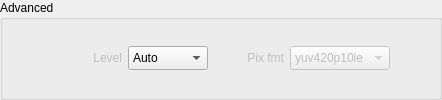
                        <widget class="QGroupBox" name="groupBoxSettings_4">
                         <property name="title">
                          <string>Advanced</string>
                         </property>
                         <layout class="QGridLayout" name="gridLayout_24">
                          <property name="leftMargin">
                           <number>9</number>
                          </property>
                          <property name="topMargin">
                           <number>20</number>
                          </property>
                          <property name="rightMargin">
                           <number>9</number>
                          </property>
                          <property name="bottomMargin">
                           <number>20</number>
                          </property>
                          <item row="0" column="0">
                           <layout class="QGridLayout" name="gridLayout_20">
                            <property name="verticalSpacing">
                             <number>24</number>
                            </property>
                            <item row="0" column="6">
                             <spacer name="horizontalSpacer_26">
                              <property name="orientation">
                               <enum>Qt::Horizontal</enum>
                              </property>
                              <property name="sizeHint" stdset="0">
                               <size>
                                <width>40</width>
                                <height>20</height>
                               </size>
                              </property>
                             </spacer>
                            </item>
                            <item row="0" column="4">
                             <widget class="QLabel" name="label_credits_23">
                              <property name="enabled">
                               <bool>false</bool>
                              </property>
                              <property name="minimumSize">
                               <size>
                                <width>45</width>
                                <height>0</height>
                               </size>
                              </property>
                              <property name="maximumSize">
                               <size>
                                <width>16777215</width>
                                <height>24</height>
                               </size>
                              </property>
                              <property name="text">
                               <string>   Pix fmt</string>
                              </property>
                              <property name="alignment">
                               <set>Qt::AlignRight|Qt::AlignTrailing|Qt::AlignVCenter</set>
                              </property>
                             </widget>
                            </item>
                            <item row="0" column="5">
                             <widget class="QComboBox" name="comboBox_pixfmt">
                              <property name="enabled">
                               <bool>false</bool>
                              </property>
                              <property name="minimumSize">
                               <size>
                                <width>100</width>
                                <height>0</height>
                               </size>
                              </property>
                              <property name="maximumSize">
                               <size>
                                <width>100</width>
                                <height>25</height>
                               </size>
                              </property>
                              <property name="autoFillBackground">
                               <bool>false</bool>
                              </property>
                              <property name="styleSheet">
                               <string notr="true"/>
                              </property>
                              <property name="editable">
                               <bool>false</bool>
                              </property>
                              <property name="currentIndex">
                               <number>3</number>
                              </property>
                              <property name="maxCount">
                               <number>20</number>
                              </property>
                              <property name="iconSize">
                               <size>
                                <width>16</width>
                                <height>16</height>
                               </size>
                              </property>
                              <property name="frame">
                               <bool>true</bool>
                              </property>
                              <item>
                               <property name="text">
                                <string>yuv420p12le</string>
                               </property>
                              </item>
                              <item>
                               <property name="text">
                                <string>yuv444p10le</string>
                               </property>
                              </item>
                              <item>
                               <property name="text">
                                <string>yuv422p10le</string>
                               </property>
                              </item>
                              <item>
                               <property name="text">
                                <string>yuv420p10le</string>
                               </property>
                              </item>
                              <item>
                               <property name="text">
                                <string>yuv422p</string>
                               </property>
                              </item>
                              <item>
                               <property name="text">
                                <string>yuv420p</string>
                               </property>
                              </item>
                              <item>
                               <property name="text">
                                <string>p010le</string>
                               </property>
                              </item>
                              <item>
                               <property name="text">
                                <string>Auto</string>
                               </property>
                              </item>
                             </widget>
                            </item>
                            <item row="0" column="2">
                             <widget class="QComboBox" name="comboBox_level">
                              <property name="enabled">
                               <bool>true</bool>
                              </property>
                              <property name="minimumSize">
                               <size>
                                <width>80</width>
                                <height>0</height>
                               </size>
                              </property>
                              <property name="maximumSize">
                               <size>
                                <width>80</width>
                                <height>25</height>
                               </size>
                              </property>
                              <property name="autoFillBackground">
                               <bool>false</bool>
                              </property>
                              <property name="styleSheet">
                               <string notr="true"/>
                              </property>
                              <property name="editable">
                               <bool>false</bool>
                              </property>
                              <property name="currentIndex">
                               <number>0</number>
                              </property>
                              <property name="maxCount">
                               <number>20</number>
                              </property>
                              <property name="iconSize">
                               <size>
                                <width>16</width>
                                <height>16</height>
                               </size>
                              </property>
                              <property name="frame">
                               <bool>true</bool>
                              </property>
                              <item>
                               <property name="text">
                                <string>Auto</string>
                               </property>
                              </item>
                              <item>
                               <property name="text">
                                <string>1</string>
                               </property>
                              </item>
                              <item>
                               <property name="text">
                                <string>2</string>
                               </property>
                              </item>
                              <item>
                               <property name="text">
                                <string>2.1</string>
                               </property>
                              </item>
                              <item>
                               <property name="text">
                                <string>3</string>
                               </property>
                              </item>
                              <item>
                               <property name="text">
                                <string>3.1</string>
                               </property>
                              </item>
                              <item>
                               <property name="text">
                                <string>4</string>
                               </property>
                              </item>
                              <item>
                               <property name="text">
                                <string>4.1</string>
                               </property>
                              </item>
                              <item>
                               <property name="text">
                                <string>5</string>
                               </property>
                              </item>
                              <item>
                               <property name="text">
                                <string>5.1</string>
                               </property>
                              </item>
                              <item>
                               <property name="text">
                                <string>5.2</string>
                               </property>
                              </item>
                              <item>
                               <property name="text">
                                <string>6</string>
                               </property>
                              </item>
                              <item>
                               <property name="text">
                                <string>6.1</string>
                               </property>
                              </item>
                              <item>
                               <property name="text">
                                <string>6.2</string>
                               </property>
                              </item>
                             </widget>
                            </item>
                            <item row="0" column="1" alignment="Qt::AlignRight">
                             <widget class="QLabel" name="label_4">
                              <property name="enabled">
                               <bool>false</bool>
                              </property>
                              <property name="minimumSize">
                               <size>
                                <width>70</width>
                                <height>0</height>
                               </size>
                              </property>
                              <property name="maximumSize">
                               <size>
                                <width>16777215</width>
                                <height>24</height>
                               </size>
                              </property>
                              <property name="text">
                               <string>Level</string>
                              </property>
                              <property name="alignment">
                               <set>Qt::AlignRight|Qt::AlignTrailing|Qt::AlignVCenter</set>
                              </property>
                             </widget>
                            </item>
                            <item row="0" column="0">
                             <spacer name="horizontalSpacer_25">
                              <property name="orientation">
                               <enum>Qt::Horizontal</enum>
                              </property>
                              <property name="sizeHint" stdset="0">
                               <size>
                                <width>40</width>
                                <height>20</height>
                               </size>
                              </property>
                             </spacer>
                            </item>
                            <item row="0" column="3">
                             <spacer name="horizontalSpacer_27">
                              <property name="orientation">
                               <enum>Qt::Horizontal</enum>
                              </property>
                              <property name="sizeType">
                               <enum>QSizePolicy::Fixed</enum>
                              </property>
                              <property name="sizeHint" stdset="0">
                               <size>
                                <width>22</width>
                                <height>20</height>
                               </size>
                              </property>
                             </spacer>
                            </item>
                           </layout>
                          </item>
                         </layout>
                        </widget>
